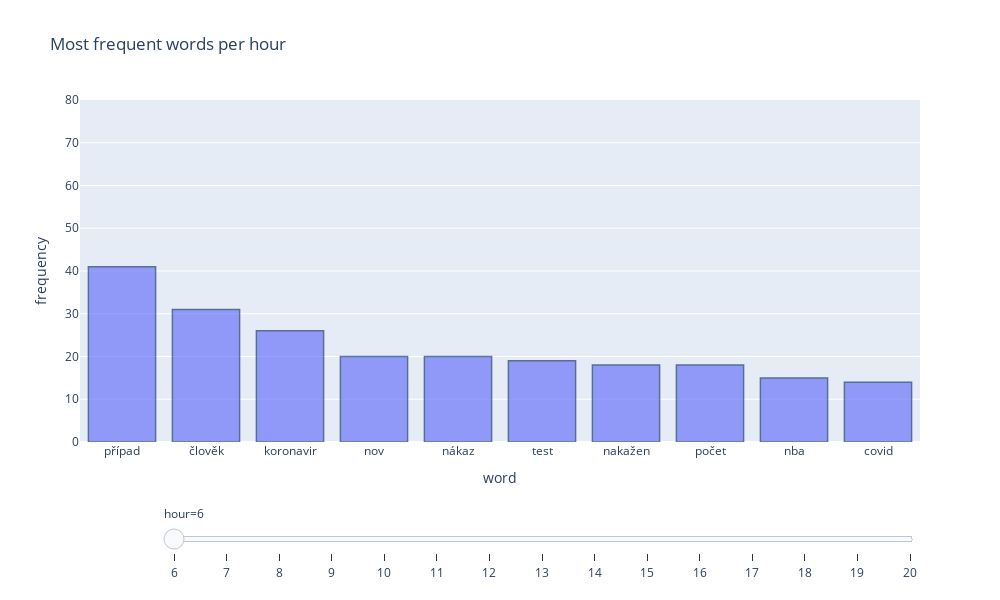

Write notebook code for a chart like this one.
### Code cell
viz.hourly_words_barplot(hourly_df, y_range=[0, 80])

### Figure 1 — Plotly figure (JSON) as saved in the notebook; plotly's stock layout.template omitted (floating-point values rounded to 4 significant figures)
{"data": [{"alignmentgroup": "True", "hovertemplate": "hour=6<br>word=%{x}<br>frequency=%{y}<extra></extra>", "legendgroup": "", "marker": {"color": "#636efa", "line": {"color": "rgb(10, 45, 100)", "width": 1.5}, "pattern": {"shape": ""}}, "name": "", "offsetgroup": "", "opacity": 0.65, "orientation": "v", "showlegend": false, "textposition": "auto", "type": "bar", "x": ["případ", "člověk", "koronavir", "nov", "nákaz", "test", "nakažen", "počet", "nba", "covid"], "xaxis": "x", "y": [41, 31, 26, 20, 20, 19, 18, 18, 15, 14], "yaxis": "y"}], "layout": {"barmode": "relative", "height": 600, "legend": {"tracegroupgap": 0}, "sliders": [{"active": 0, "currentvalue": {"prefix": "hour="}, "len": 0.9, "pad": {"b": 10, "t": 60}, "steps": [{"args": [["6"], {"frame": {"duration": 0, "redraw": true}, "fromcurrent": true, "mode": "immediate", "transition": {"duration": 0, "easing": "linear"}}], "label": "6", "method": "animate"}, {"args": [["7"], {"frame": {"duration": 0, "redraw": true}, "fromcurrent": true, "mode": "immediate", "transition": {"duration": 0, "easing": "linear"}}], "label": "7", "method": "animate"}, {"args": [["8"], {"frame": {"duration": 0, "redraw": true}, "fromcurrent": true, "mode": "immediate", "transition": {"duration": 0, "easing": "linear"}}], "label": "8", "method": "animate"}, {"args": [["9"], {"frame": {"duration": 0, "redraw": true}, "fromcurrent": true, "mode": "immediate", "transition": {"duration": 0, "easing": "linear"}}], "label": "9", "method": "animate"}, {"args": [["10"], {"frame": {"duration": 0, "redraw": true}, "fromcurrent": true, "mode": "immediate", "transition": {"duration": 0, "easing": "linear"}}], "label": "10", "method": "animate"}, {"args": [["11"], {"frame": {"duration": 0, "redraw": true}, "fromcurrent": true, "mode": "immediate", "transition": {"duration": 0, "easing": "linear"}}], "label": "11", "method": "animate"}, {"args": [["12"], {"frame": {"duration": 0, "redraw": true}, "fromcurrent": true, "mode": "immediate", "transition": {"duration": 0, "easing": "linear"}}], "label": "12", "method": "animate"}, {"args": [["13"], {"frame": {"duration": 0, "redraw": true}, "fromcurrent": true, "mode": "immediate", "transition": {"duration": 0, "easing": "linear"}}], "label": "13", "method": "animate"}, {"args": [["14"], {"frame": {"duration": 0, "redraw": true}, "fromcurrent": true, "mode": "immediate", "transition": {"duration": 0, "easing": "linear"}}], "label": "14", "method": "animate"}, {"args": [["15"], {"frame": {"duration": 0, "redraw": true}, "fromcurrent": true, "mode": "immediate", "transition": {"duration": 0, "easing": "linear"}}], "label": "15", "method": "animate"}, {"args": [["16"], {"frame": {"duration": 0, "redraw": true}, "fromcurrent": true, "mode": "immediate", "transition": {"duration": 0, "easing": "linear"}}], "label": "16", "method": "animate"}, {"args": [["17"], {"frame": {"duration": 0, "redraw": true}, "fromcurrent": true, "mode": "immediate", "transition": {"duration": 0, "easing": "linear"}}], "label": "17", "method": "animate"}, {"args": [["18"], {"frame": {"duration": 0, "redraw": true}, "fromcurrent": true, "mode": "immediate", "transition": {"duration": 0, "easing": "linear"}}], "label": "18", "method": "animate"}, {"args": [["19"], {"frame": {"duration": 0, "redraw": true}, "fromcurrent": true, "mode": "immediate", "transition": {"duration": 0, "easing": "linear"}}], "label": "19", "method": "animate"}, {"args": [["20"], {"frame": {"duration": 0, "redraw": true}, "fromcurrent": true, "mode": "immediate", "transition": {"duration": 0, "easing": "linear"}}], "label": "20", "method": "animate"}], "x": 0.1, "xanchor": "left", "y": 0, "yanchor": "top"}], "title": {"text": "Most frequent words per hour"}, "width": 1000, "xaxis": {"anchor": "y", "domain": [0, 1], "title": {"text": "word"}}, "yaxis": {"anchor": "x", "domain": [0, 1], "range": [0, 80], "title": {"text": "frequency"}}}}
